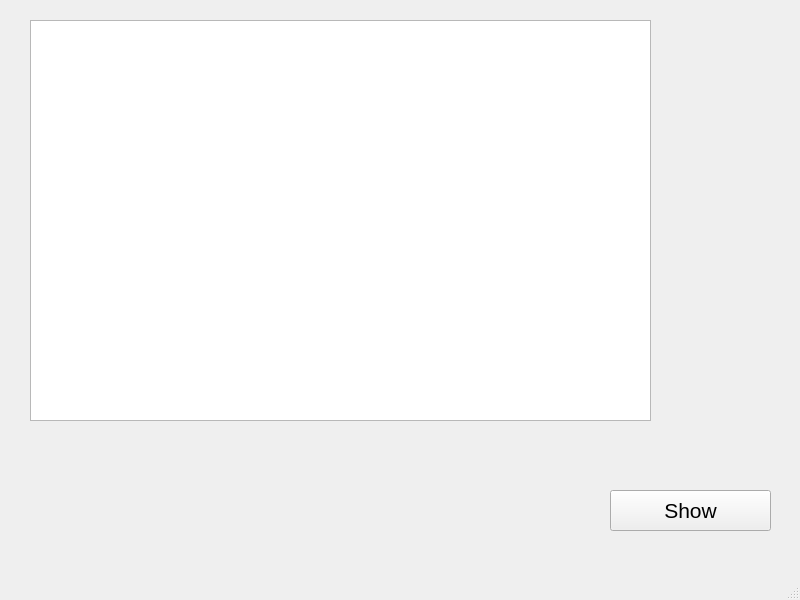
<?xml version="1.0" encoding="UTF-8"?>
<ui version="4.0">
 <class>show</class>
 <widget class="QMainWindow" name="show">
  <property name="geometry">
   <rect>
    <x>0</x>
    <y>0</y>
    <width>800</width>
    <height>600</height>
   </rect>
  </property>
  <property name="windowTitle">
   <string>MainWindow</string>
  </property>
  <widget class="QWidget" name="centralwidget">
   <widget class="QTextEdit" name="textEdit">
    <property name="geometry">
     <rect>
      <x>30</x>
      <y>20</y>
      <width>621</width>
      <height>401</height>
     </rect>
    </property>
   </widget>
   <widget class="QPushButton" name="pushButton">
    <property name="geometry">
     <rect>
      <x>610</x>
      <y>490</y>
      <width>161</width>
      <height>41</height>
     </rect>
    </property>
    <property name="font">
     <font>
      <pointsize>16</pointsize>
     </font>
    </property>
    <property name="text">
     <string>Show</string>
    </property>
   </widget>
  </widget>
  <widget class="QMenuBar" name="menubar">
   <property name="geometry">
    <rect>
     <x>0</x>
     <y>0</y>
     <width>800</width>
     <height>26</height>
    </rect>
   </property>
  </widget>
  <widget class="QStatusBar" name="statusbar"/>
 </widget>
 <resources/>
 <connections/>
</ui>
